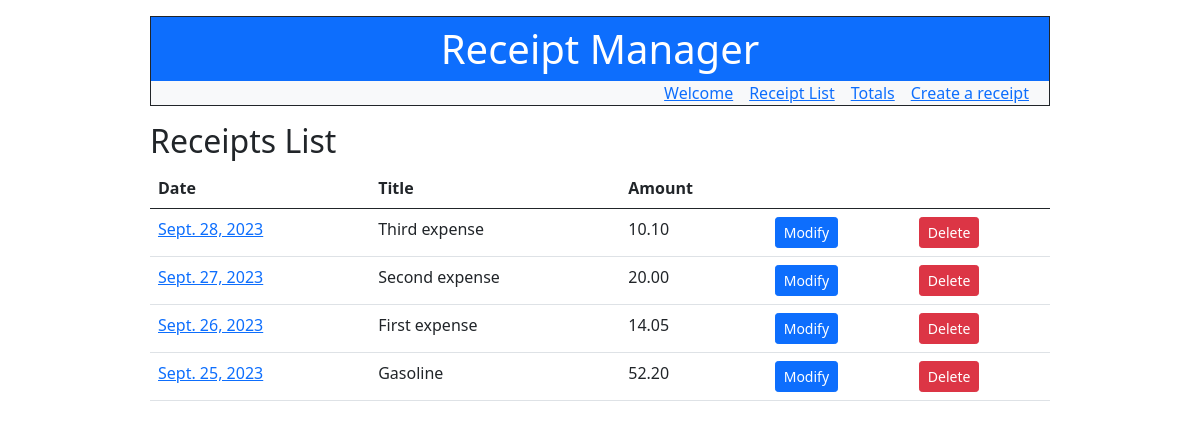
Before: /receipts/ with the older database file.
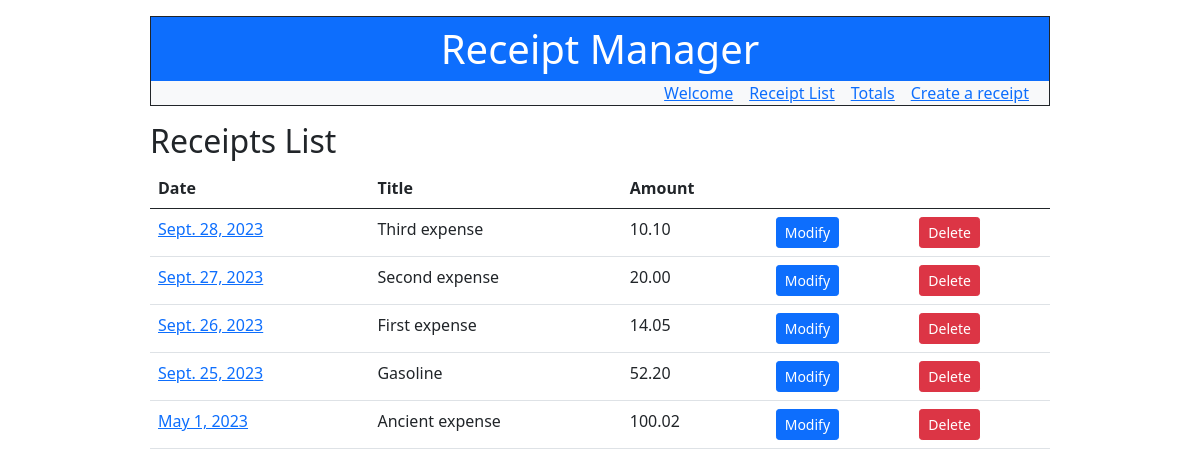
After: the same page with the newer database file.
### receiptapp/models.py (models this page shows)
class Receipt(models.Model):
    date = models.DateField(unique=True)
    title = models.fields.CharField(max_length=100)
    amount = models.fields.DecimalField(max_digits=10, decimal_places=2)
    objects = models.Manager()

### receiptapp/views.py (the view)
# urls.py: path('receipts/', views.receipt_list, name='receipt-list'),
def receipt_list(request):
    receipts = Receipt.objects.all().order_by('-date')
    return render(
        request,
        'receiptapp/receipt_list.html',
        {'receipts': receipts}
    )

### receiptapp/templates/receiptapp/receipt_list.html
{% extends 'receiptapp/base.html' %}
{% block content %}
<h2>Receipts List</h2>
<div class="table-responsive">
    <table class="table">
        <thead>
            <tr>
                <th>Date</th>
                <th>Title</th>
                <th>Amount</th>
                <th></th>
                <th></th>
            </tr>
        </thead>
        <tbody>
            {% for receipt in receipts %}
            <tr>
                <td>
                    <a href="{% url 'receipt-detail' receipt.id %}">{{ receipt.date }}</a>
                </td>
                <td>{{ receipt.title }}</td>
                <td>{{ receipt.amount }}</td>
                <td>
                    <a href="{% url 'receipt-update' receipt.id %}" class="btn btn-primary btn-sm">
                        Modify
                    </a>
                </td>
                <td>
                    <a href="{% url 'receipt-delete' receipt.id %}" class="btn btn-danger btn-sm">
                        Delete
                    </a>
                </td>
            </tr>
            {% endfor %}
        </tbody>
    </table>
</div>
{% endblock %}

Changed rows visible on the page:
added Receipt: date "May 1, 2023", title "Ancient expense", amount "100.02"
